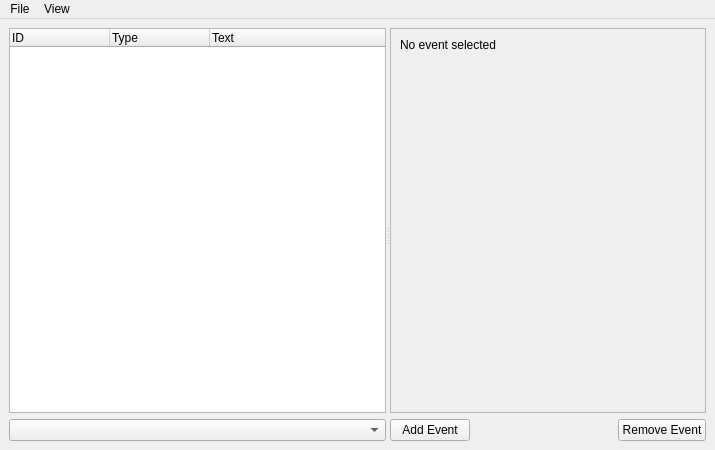
<?xml version="1.0" encoding="UTF-8"?>
<ui version="4.0">
 <class>EventWindow</class>
 <widget class="QMainWindow" name="EventWindow">
  <property name="geometry">
   <rect>
    <x>0</x>
    <y>0</y>
    <width>715</width>
    <height>450</height>
   </rect>
  </property>
  <property name="windowTitle">
   <string>COMP_hack Cathedral of Content - Events</string>
  </property>
  <widget class="QWidget" name="centralwidget">
   <property name="enabled">
    <bool>true</bool>
   </property>
   <layout class="QVBoxLayout" name="mainLayout">
    <item>
     <widget class="QSplitter" name="splitter">
      <property name="orientation">
       <enum>Qt::Horizontal</enum>
      </property>
      <widget class="QWidget" name="layoutWidget">
       <layout class="QVBoxLayout" name="layoutTree">
        <item>
         <widget class="QTreeWidget" name="treeWidget">
          <property name="alternatingRowColors">
           <bool>true</bool>
          </property>
          <property name="columnCount">
           <number>3</number>
          </property>
          <column>
           <property name="text">
            <string>ID</string>
           </property>
          </column>
          <column>
           <property name="text">
            <string>Type</string>
           </property>
          </column>
          <column>
           <property name="text">
            <string>Text</string>
           </property>
          </column>
         </widget>
        </item>
        <item>
         <widget class="QComboBox" name="files">
          <property name="sizePolicy">
           <sizepolicy hsizetype="Expanding" vsizetype="Fixed">
            <horstretch>0</horstretch>
            <verstretch>0</verstretch>
           </sizepolicy>
          </property>
         </widget>
        </item>
       </layout>
      </widget>
      <widget class="QWidget" name="layoutCurrentWidget">
       <layout class="QVBoxLayout" name="layoutCurrent">
        <item>
         <widget class="QScrollArea" name="scrollArea">
          <property name="minimumSize">
           <size>
            <width>200</width>
            <height>0</height>
           </size>
          </property>
          <property name="widgetResizable">
           <bool>true</bool>
          </property>
          <widget class="QWidget" name="scrollAreaLayout">
           <property name="geometry">
            <rect>
             <x>0</x>
             <y>0</y>
             <width>306</width>
             <height>376</height>
            </rect>
           </property>
           <layout class="QVBoxLayout" name="layoutView">
            <item>
             <widget class="QLabel" name="lblNoCurrent">
              <property name="text">
               <string>No event selected</string>
              </property>
             </widget>
            </item>
            <item>
             <spacer name="spacerView">
              <property name="orientation">
               <enum>Qt::Vertical</enum>
              </property>
              <property name="sizeHint" stdset="0">
               <size>
                <width>20</width>
                <height>40</height>
               </size>
              </property>
             </spacer>
            </item>
           </layout>
          </widget>
         </widget>
        </item>
        <item>
         <layout class="QHBoxLayout" name="layoutCurrentControls">
          <property name="sizeConstraint">
           <enum>QLayout::SetMinimumSize</enum>
          </property>
          <item>
           <widget class="QPushButton" name="addEvent">
            <property name="sizePolicy">
             <sizepolicy hsizetype="Minimum" vsizetype="Fixed">
              <horstretch>0</horstretch>
              <verstretch>0</verstretch>
             </sizepolicy>
            </property>
            <property name="text">
             <string>Add Event</string>
            </property>
           </widget>
          </item>
          <item>
           <spacer name="spacerControls">
            <property name="orientation">
             <enum>Qt::Horizontal</enum>
            </property>
            <property name="sizeHint" stdset="0">
             <size>
              <width>40</width>
              <height>20</height>
             </size>
            </property>
           </spacer>
          </item>
          <item>
           <widget class="QPushButton" name="removeEvent">
            <property name="text">
             <string>Remove Event</string>
            </property>
           </widget>
          </item>
         </layout>
        </item>
       </layout>
      </widget>
     </widget>
    </item>
   </layout>
  </widget>
  <widget class="QMenuBar" name="menubar">
   <property name="geometry">
    <rect>
     <x>0</x>
     <y>0</y>
     <width>715</width>
     <height>21</height>
    </rect>
   </property>
   <widget class="QMenu" name="menuFile">
    <property name="title">
     <string>File</string>
    </property>
    <addaction name="actionNew"/>
    <addaction name="actionLoadFile"/>
    <addaction name="actionLoadDirectory"/>
    <addaction name="actionSave"/>
   </widget>
   <widget class="QMenu" name="menuView">
    <property name="title">
     <string>View</string>
    </property>
    <addaction name="actionRefresh"/>
    <addaction name="actionGoto"/>
   </widget>
   <addaction name="menuFile"/>
   <addaction name="menuView"/>
  </widget>
  <action name="actionLoadFile">
   <property name="text">
    <string>Load File</string>
   </property>
  </action>
  <action name="actionLoadDirectory">
   <property name="text">
    <string>Load Directory</string>
   </property>
  </action>
  <action name="actionSave">
   <property name="text">
    <string>Save</string>
   </property>
  </action>
  <action name="actionNew">
   <property name="text">
    <string>New</string>
   </property>
  </action>
  <action name="actionRefresh">
   <property name="text">
    <string>Refresh</string>
   </property>
  </action>
  <action name="actionSub">
   <property name="text">
    <string>Sub</string>
   </property>
  </action>
  <action name="actionTest">
   <property name="text">
    <string>test</string>
   </property>
  </action>
  <action name="actionRemoveCurrent">
   <property name="text">
    <string>Remove Current</string>
   </property>
  </action>
  <action name="actionGoto">
   <property name="text">
    <string>Go To Event</string>
   </property>
  </action>
 </widget>
 <resources/>
 <connections/>
</ui>
